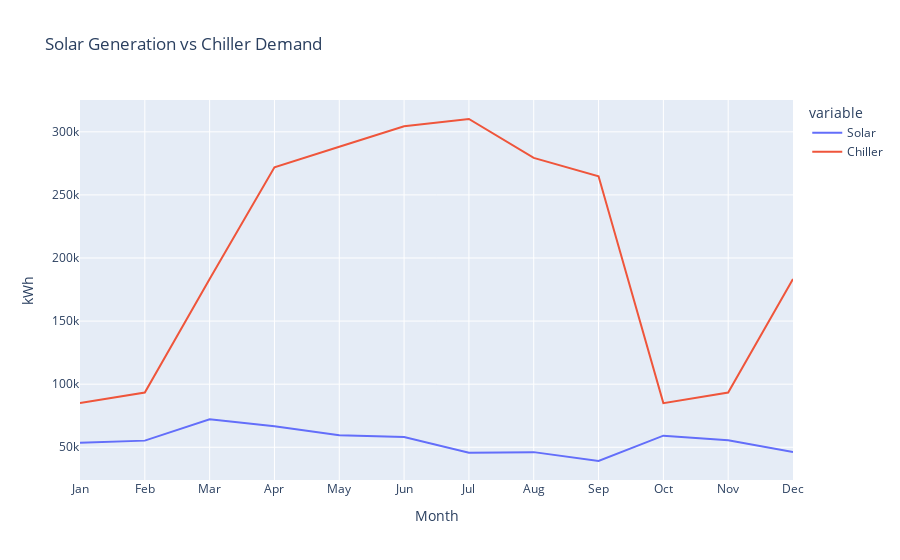

The cell this chart's notebook holds for it:
### Code cell
combined_data = {
    'Month': chiller_data['Month'],
    'Solar': solar_data,
    'Chiller': chiller_data['Consumption']
}

fig = px.line(combined_data, x='Month', y=['Solar','Chiller'],
             title="Solar Generation vs Chiller Demand",
             labels={'value':'kWh'})
fig.update_layout(yaxis2=dict(title='Chiller (kWh)', overlaying='y', side='right'))
fig.show()

### Figure 1 — Plotly figure (JSON) as saved in the notebook; plotly's stock layout.template omitted (floating-point values rounded to 4 significant figures)
{"data": [{"hovertemplate": "variable=Solar<br>Month=%{x}<br>kWh=%{y}<extra></extra>", "legendgroup": "Solar", "line": {"color": "#636efa", "dash": "solid"}, "marker": {"symbol": "circle"}, "mode": "lines", "name": "Solar", "orientation": "v", "showlegend": true, "type": "scatter", "x": ["Jan", "Feb", "Mar", "Apr", "May", "Jun", "Jul", "Aug", "Sep", "Oct", "Nov", "Dec"], "xaxis": "x", "y": [53490.0, 55250.0, 72110.0, 66690.0, 59500.0, 58150.0, 45680.0, 46140.0, 39110.0, 59190.0, 55470.0, 46260.0], "yaxis": "y"}, {"hovertemplate": "variable=Chiller<br>Month=%{x}<br>kWh=%{y}<extra></extra>", "legendgroup": "Chiller", "line": {"color": "#EF553B", "dash": "solid"}, "marker": {"symbol": "circle"}, "mode": "lines", "name": "Chiller", "orientation": "v", "showlegend": true, "type": "scatter", "x": ["Jan", "Feb", "Mar", "Apr", "May", "Jun", "Jul", "Aug", "Sep", "Oct", "Nov", "Dec"], "xaxis": "x", "y": [84980.0, 93380.0, 183400.0, 271900.0, 288100.0, 304400.0, 310200.0, 279300.0, 264800.0, 84980.0, 93380.0, 183400.0], "yaxis": "y"}], "layout": {"legend": {"title": {"text": "variable"}, "tracegroupgap": 0}, "title": {"text": "Solar Generation vs Chiller Demand"}, "xaxis": {"anchor": "y", "domain": [0, 1], "title": {"text": "Month"}}, "yaxis": {"anchor": "x", "domain": [0, 1], "title": {"text": "kWh"}}, "yaxis2": {"overlaying": "y", "side": "right", "title": {"text": "Chiller (kWh)"}}}}
